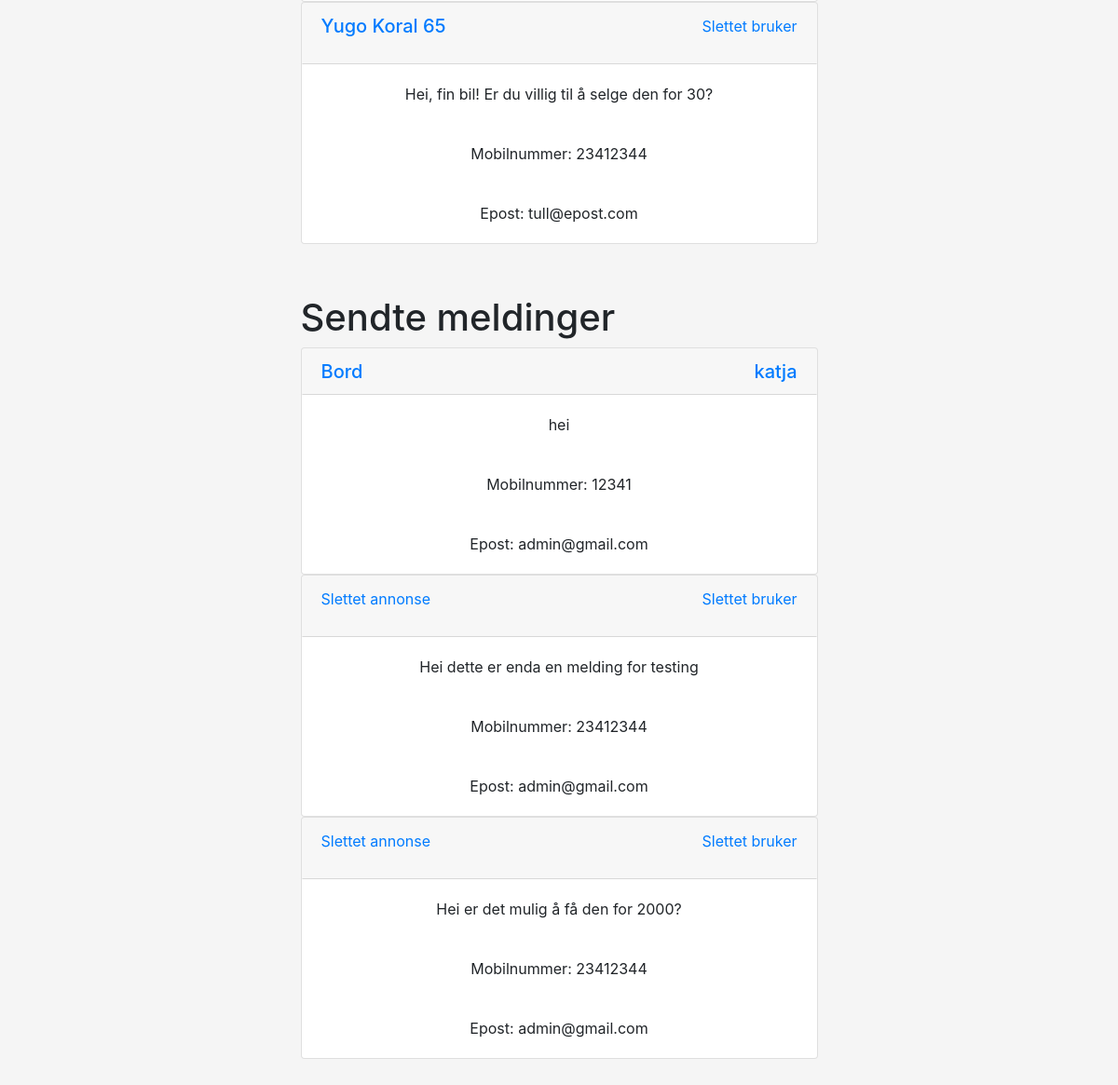
Page /profile/inbox (signed in, lower part) on the earlier database version.
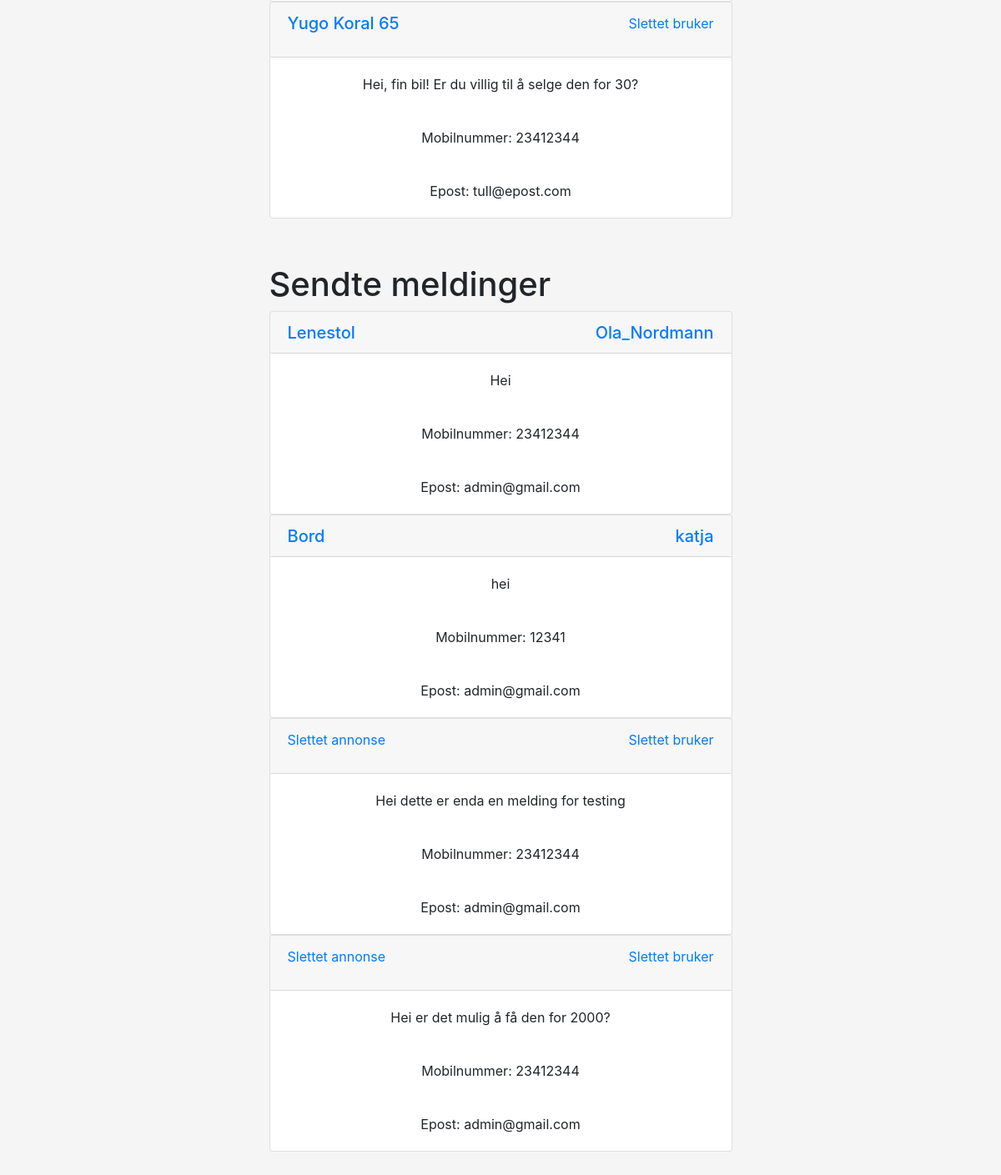
Same page on the later database version.
### contacts/models.py (models this page shows, shortened)
class Contact(models.Model):
    recipient = models.ForeignKey(User, null=True, on_delete=SET_NULL, related_name='recipient_id')
    sender = models.ForeignKey(User, null=True, on_delete=SET_NULL, related_name='sender_id')
    advertisement = models.ForeignKey(Advertisement, null=True, on_delete=SET_NULL)
    message = models.TextField(blank=True)
    email = models.CharField(max_length=100)
    phone = models.CharField(max_length=10, blank=True)
    message_read = models.BooleanField(default=False)
    contact_date = models.DateTimeField(default=datetime.now, blank=True)

### advertisements/models.py (models this page shows, shortened)
class Advertisement(models.Model):
    title = models.CharField(max_length=32)
    description = models.TextField()
    price = models.DecimalField(max_digits=10, decimal_places=2, default=0.00)
    image_main = models.ImageField(upload_to='images/advertisements')
    latitude = models.DecimalField(max_digits=9, decimal_places=6, default=63.446827)
    longitude = models.DecimalField(max_digits=9, decimal_places=6, default=10.421906)
    published = models.DateTimeField(default=timezone.now)
    author = models.ForeignKey(User, on_delete=models.CASCADE)
    category = models.ForeignKey(Category, default=1, on_delete=models.DO_NOTHING, related_name='advertisement')

### profiles/views.py (the view)
# urls.py: path('inbox', inbox, name='inbox'),
@login_required
def inbox(request):
    received_contacts = Contact.objects.order_by('-contact_date').filter(recipient=request.user)
    sent_contacts = Contact.objects.order_by('-contact_date').filter(sender=request.user)
    for received_contact in received_contacts:
        received_contact.message_read = True
        received_contact.save()
    context = {
        'received_contacts':received_contacts,
        'sent_contacts': sent_contacts,
        'title':'inbox'
        }
    return render(request, 'profiles/inbox.html', context)

### profiles/templates/profiles/inbox.html (shortened to what the changed rows need)
{% extends "pages/base.html" %}
{% block content %}
    <div style="margin-right: auto; margin-left: auto; width:50%; margin-bottom: 150px">
        <div id="accordion mt-5" style="position: relative;">
            {% for received_contact in received_contacts %}
                <div class="card">
                    <button class="card-header btn btn-link d-flex justify-content-between nounderline"
                            id="heading{{ received_contact.id }}" data-toggle="collapse"
                            data-target="#collapse{{ received_contact.id }}" aria-expanded="true"
                            aria-controls="collapseOne">
                        {% if received_contact.advertisement %}
                            <a class="d-flex flex-row nounderline"
                               href="{% url 'ad-detail' received_contact.advertisement.id %}">
                                <h5 class="mb-0 ">{{ received_contact.advertisement.title }}</h5>
                            </a>
                        {% else %}
                            <p class="d-flex flex-row nounderline">
                                Slettet annonse
                            </p>
                        {% endif %}
                        {% if received_contact.sender %}
                            <a class="d-flex flex-row-reverse nounderline"
                               href="{% url 'profile-detail' received_contact.sender.id %}">
                                <h5 class="mb-0 ">{{ received_contact.sender.username }}</h5>
                            </a>
                        {% else %}
                            <p class="d-flex flex-row-reverse nounderline">
                                Slettet bruker
                            </p>
                        {% endif %}
                    </button>
                    <div id="collapse{{ received_contact.id }}" class="collapse show text-center pagination-centered"
                         aria-labelledby="heading{{ received_contact.id }}" data-parent="#accordion">
                        <div class="card-body">
                            {{ received_contact.message }}
                        </div>
                        <div class="card-body">
                            Mobilnummer: {{ received_contact.phone }}
                        </div>
                        <div class="card-body">
                            Epost: {{ received_contact.email }}
                        </div>
                    </div>
                </div>
            {% endfor %}
        </div>
        <h1 style="margin-top: 10%">
            Sendte meldinger
        </h1>
        {% for sent_contact in sent_contacts %}
            <div class="card">
                <button class="card-header btn btn-link d-flex justify-content-between nounderline"
                        id="heading{{ sent_contact.id }}" data-toggle="collapse"
                        data-target="#collapse{{ sent_contact.id }}" aria-expanded="true" aria-controls="collapseOne">
                    {% if sent_contact.advertisement %}
                        <a class="d-flex flex-row nounderline"
                           href="{% url 'ad-detail' sent_contact.advertisement.id %}">
                            <h5 class="mb-0 ">{{ sent_contact.advertisement.title }}</h5>
                        </a>
                    {% else %}
                        <p class="d-flex flex-row nounderline">
                            Slettet annonse
                        </p>
                    {% endif %}
                    {% if sent_contact.recipient %}
                        <a class="d-flex flex-row-reverse nounderline"
                           href="{% url 'profile-detail' sent_contact.recipient.id %}">
                            <h5 class="mb-0 ">{{ sent_contact.recipient.username }}</h5>
                        </a>
                    {% else %}
                        <p class="d-flex flex-row-reverse nounderline">
                            Slettet bruker
                        </p>
                    {% endif %}
                </button>
                <div id="collapse{{ sent_contact.id }}" class="collapse show text-center pagination-centered"
                     aria-labelledby="heading{{ sent_contact.id }}" data-parent="#accordion">
                    <div class="card-body">
                        {{ sent_contact.message }}
                    </div>
                    <div class="card-body">
                        Mobilnummer: {{ sent_contact.phone }}
                    </div>
                    <div class="card-body">
                        Epost: {{ sent_contact.email }}
                    </div>
                </div>
            </div>
        {% endfor %}
    </div>
    </div>
{% endblock content %}

Differences in the rows shown:
added Contact: advertisement "Lenestol", recipient.username "Ola_Nordmann", message "Hei", phone "23412344", email "admin@gmail.com", shown under "Sendte meldinger"
